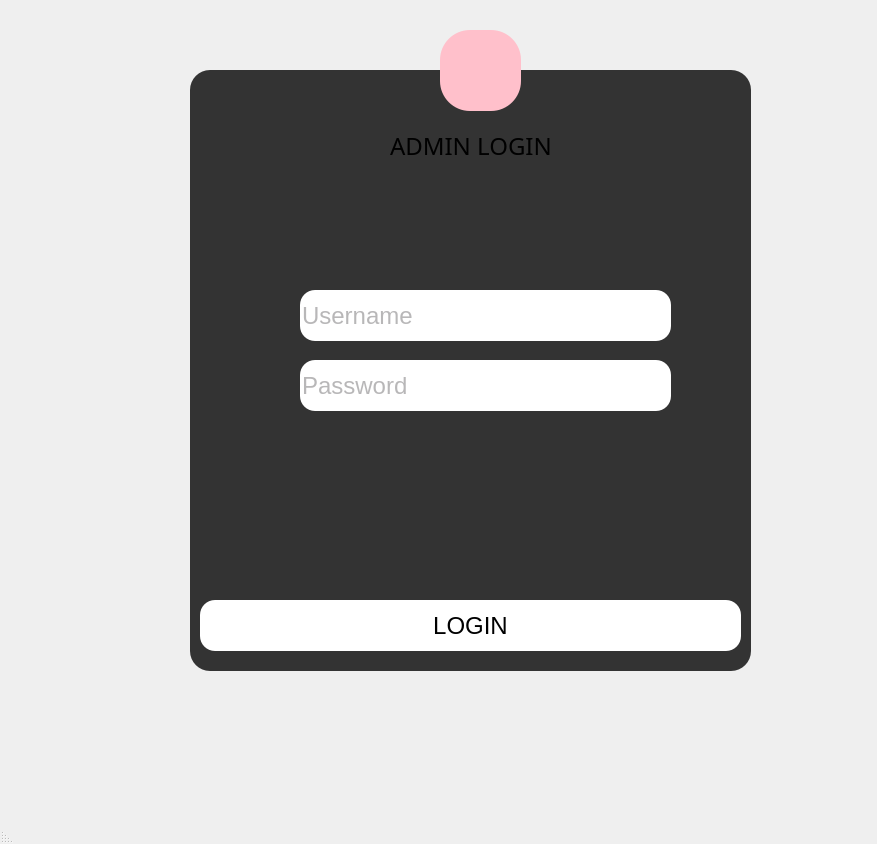
<?xml version="1.0" encoding="UTF-8"?>
<ui version="4.0">
 <class>Form</class>
 <widget class="QMainWindow" name="Form">
  <property name="windowModality">
   <enum>Qt::NonModal</enum>
  </property>
  <property name="enabled">
   <bool>true</bool>
  </property>
  <property name="geometry">
   <rect>
    <x>0</x>
    <y>0</y>
    <width>877</width>
    <height>844</height>
   </rect>
  </property>
  <property name="acceptDrops">
   <bool>false</bool>
  </property>
  <property name="windowTitle">
   <string>MainWindow</string>
  </property>
  <property name="layoutDirection">
   <enum>Qt::RightToLeft</enum>
  </property>
  <property name="autoFillBackground">
   <bool>true</bool>
  </property>
  <property name="styleSheet">
   <string notr="true">

QFrame{

background:#333;
background:url(:/newPrefix/bg.jpg);
border-radius:20px;
}

#admin{

	background:url(:/newPrefix/bg2.jpg);

}


QLineEdit{

background:white;
border:none;
color:#717071;
font-size:24px;
border-radius:15px;
boder-button:1px soild #717072;
}
QLabel{

font-family:century gothic;
font-size:24px;
    
}



QLabel{
 
background:none;

}

QPushButton:hover
{

color:black;
border-radius:15px;
background:pink;

}

QPushButton{

background-color:white;
font-size:24px;
border-radius:15px;
color:black;



}

</string>
  </property>
  <property name="documentMode">
   <bool>false</bool>
  </property>
  <widget class="QWidget" name="admin">
   <property name="enabled">
    <bool>true</bool>
   </property>
   <property name="autoFillBackground">
    <bool>false</bool>
   </property>
   <widget class="QFrame" name="frame">
    <property name="geometry">
     <rect>
      <x>190</x>
      <y>70</y>
      <width>561</width>
      <height>601</height>
     </rect>
    </property>
    <property name="styleSheet">
     <string notr="true">

</string>
    </property>
    <property name="frameShape">
     <enum>QFrame::StyledPanel</enum>
    </property>
    <property name="frameShadow">
     <enum>QFrame::Raised</enum>
    </property>
    <widget class="QLabel" name="label">
     <property name="geometry">
      <rect>
       <x>200</x>
       <y>50</y>
       <width>171</width>
       <height>51</height>
      </rect>
     </property>
     <property name="styleSheet">
      <string notr="true"/>
     </property>
     <property name="text">
      <string>ADMIN LOGIN</string>
     </property>
    </widget>
    <widget class="QLineEdit" name="lineEdit">
     <property name="geometry">
      <rect>
       <x>110</x>
       <y>220</y>
       <width>371</width>
       <height>51</height>
      </rect>
     </property>
     <property name="styleSheet">
      <string notr="true"/>
     </property>
     <property name="text">
      <string/>
     </property>
     <property name="cursorPosition">
      <number>0</number>
     </property>
     <property name="placeholderText">
      <string>Username</string>
     </property>
    </widget>
    <widget class="QLineEdit" name="lineEdit_2">
     <property name="geometry">
      <rect>
       <x>110</x>
       <y>290</y>
       <width>371</width>
       <height>51</height>
      </rect>
     </property>
     <property name="styleSheet">
      <string notr="true"/>
     </property>
     <property name="text">
      <string/>
     </property>
     <property name="echoMode">
      <enum>QLineEdit::Password</enum>
     </property>
     <property name="placeholderText">
      <string>Password</string>
     </property>
    </widget>
    <widget class="QPushButton" name="pushButton">
     <property name="geometry">
      <rect>
       <x>10</x>
       <y>530</y>
       <width>541</width>
       <height>51</height>
      </rect>
     </property>
     <property name="styleSheet">
      <string notr="true"/>
     </property>
     <property name="text">
      <string>LOGIN</string>
     </property>
     <property name="iconSize">
      <size>
       <width>24</width>
       <height>24</height>
      </size>
     </property>
     <property name="checkable">
      <bool>false</bool>
     </property>
    </widget>
   </widget>
   <widget class="QToolButton" name="toolButton">
    <property name="geometry">
     <rect>
      <x>440</x>
      <y>30</y>
      <width>81</width>
      <height>81</height>
     </rect>
    </property>
    <property name="styleSheet">
     <string notr="true">border-radius:30px;
background-color:pink;
</string>
    </property>
    <property name="text">
     <string/>
    </property>
    <property name="icon">
     <iconset resource="test.qrc">
      <normaloff>:/newPrefix/businessman.png</normaloff>:/newPrefix/businessman.png</iconset>
    </property>
    <property name="iconSize">
     <size>
      <width>64</width>
      <height>64</height>
     </size>
    </property>
   </widget>
  </widget>
  <widget class="QMenuBar" name="menubar">
   <property name="geometry">
    <rect>
     <x>0</x>
     <y>0</y>
     <width>877</width>
     <height>21</height>
    </rect>
   </property>
  </widget>
  <widget class="QStatusBar" name="statusbar"/>
 </widget>
 <resources>
  <include location="test.qrc"/>
 </resources>
 <connections/>
</ui>
